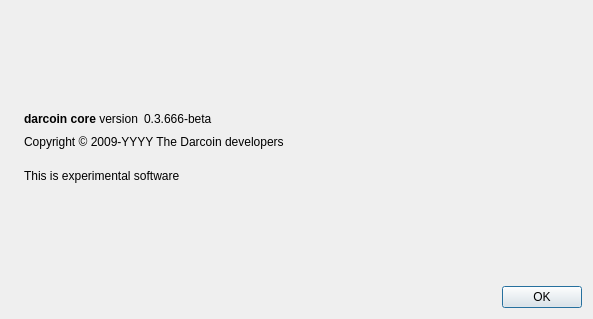
<?xml version="1.0" encoding="UTF-8"?>
<ui version="4.0">
 <class>AboutDialog</class>
 <widget class="QDialog" name="AboutDialog">
  <property name="geometry">
   <rect>
    <x>0</x>
    <y>0</y>
    <width>593</width>
    <height>319</height>
   </rect>
  </property>
  <property name="windowTitle">
   <string>About Darcoin Core</string>
  </property>
  <layout class="QHBoxLayout" name="horizontalLayout_2">
   <item>
    <widget class="QLabel" name="label_4">
     <property name="sizePolicy">
      <sizepolicy hsizetype="Preferred" vsizetype="Ignored">
       <horstretch>0</horstretch>
       <verstretch>0</verstretch>
      </sizepolicy>
     </property>
     <property name="pixmap">
      <pixmap resource="../darcoin.qrc">:/images/about</pixmap>
     </property>
    </widget>
   </item>
   <item>
    <layout class="QVBoxLayout" name="verticalLayout_2">
     <item>
      <spacer name="verticalSpacer_2">
       <property name="orientation">
        <enum>Qt::Vertical</enum>
       </property>
       <property name="sizeHint" stdset="0">
        <size>
         <width>20</width>
         <height>40</height>
        </size>
       </property>
      </spacer>
     </item>
     <item>
      <layout class="QHBoxLayout" name="horizontalLayout">
       <item>
        <widget class="QLabel" name="label">
         <property name="cursor">
          <cursorShape>IBeamCursor</cursorShape>
         </property>
         <property name="text">
          <string>&lt;b&gt;darcoin core&lt;/b&gt; version</string>
         </property>
         <property name="textInteractionFlags">
          <set>Qt::LinksAccessibleByMouse|Qt::TextSelectableByKeyboard|Qt::TextSelectableByMouse</set>
         </property>
        </widget>
       </item>
       <item>
        <widget class="QLabel" name="versionLabel">
         <property name="cursor">
          <cursorShape>IBeamCursor</cursorShape>
         </property>
         <property name="text">
          <string notr="true">0.3.666-beta</string>
         </property>
         <property name="textInteractionFlags">
          <set>Qt::LinksAccessibleByMouse|Qt::TextSelectableByKeyboard|Qt::TextSelectableByMouse</set>
         </property>
        </widget>
       </item>
       <item>
        <spacer name="horizontalSpacer">
         <property name="orientation">
          <enum>Qt::Horizontal</enum>
         </property>
         <property name="sizeHint" stdset="0">
          <size>
           <width>40</width>
           <height>20</height>
          </size>
         </property>
        </spacer>
       </item>
      </layout>
     </item>
     <item>
      <widget class="QLabel" name="copyrightLabel">
       <property name="cursor">
        <cursorShape>IBeamCursor</cursorShape>
       </property>
       <property name="text">
        <string notr="true">Copyright &amp;copy; 2009-YYYY The Darcoin developers</string>
       </property>
       <property name="textFormat">
        <enum>Qt::RichText</enum>
       </property>
       <property name="textInteractionFlags">
        <set>Qt::LinksAccessibleByMouse|Qt::TextSelectableByKeyboard|Qt::TextSelectableByMouse</set>
       </property>
      </widget>
     </item>
     <item>
      <widget class="QLabel" name="label_2">
       <property name="cursor">
        <cursorShape>IBeamCursor</cursorShape>
       </property>
       <property name="text">
        <string>
This is experimental software</string>
       </property>
       <property name="wordWrap">
        <bool>true</bool>
       </property>
       <property name="textInteractionFlags">
        <set>Qt::LinksAccessibleByMouse|Qt::TextSelectableByKeyboard|Qt::TextSelectableByMouse</set>
       </property>
      </widget>
     </item>
     <item>
      <spacer name="verticalSpacer">
       <property name="orientation">
        <enum>Qt::Vertical</enum>
       </property>
       <property name="sizeHint" stdset="0">
        <size>
         <width>20</width>
         <height>40</height>
        </size>
       </property>
      </spacer>
     </item>
     <item>
      <widget class="QDialogButtonBox" name="buttonBox">
       <property name="orientation">
        <enum>Qt::Horizontal</enum>
       </property>
       <property name="standardButtons">
        <set>QDialogButtonBox::Ok</set>
       </property>
      </widget>
     </item>
    </layout>
   </item>
  </layout>
 </widget>
 <resources>
  <include location="../darcoin.qrc"/>
 </resources>
 <connections>
  <connection>
   <sender>buttonBox</sender>
   <signal>accepted()</signal>
   <receiver>AboutDialog</receiver>
   <slot>accept()</slot>
   <hints>
    <hint type="sourcelabel">
     <x>20</x>
     <y>20</y>
    </hint>
    <hint type="destinationlabel">
     <x>20</x>
     <y>20</y>
    </hint>
   </hints>
  </connection>
  <connection>
   <sender>buttonBox</sender>
   <signal>rejected()</signal>
   <receiver>AboutDialog</receiver>
   <slot>reject()</slot>
   <hints>
    <hint type="sourcelabel">
     <x>20</x>
     <y>20</y>
    </hint>
    <hint type="destinationlabel">
     <x>20</x>
     <y>20</y>
    </hint>
   </hints>
  </connection>
 </connections>
</ui>
